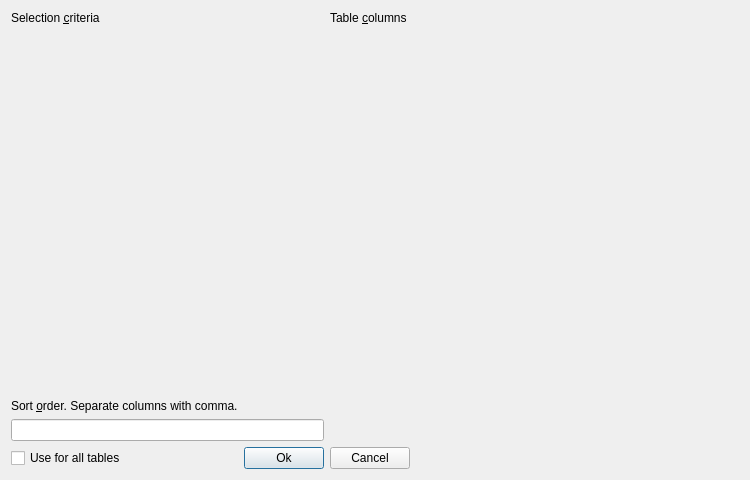
<?xml version="1.0" encoding="UTF-8"?>
<ui version="4.0" >
 <class>toResultContentFilterUI</class>
 <widget class="QDialog" name="toResultContentFilterUI" >
  <property name="geometry" >
   <rect>
    <x>0</x>
    <y>0</y>
    <width>750</width>
    <height>480</height>
   </rect>
  </property>
  <property name="windowTitle" >
   <string>Content editor filter settings</string>
  </property>
  <layout class="QGridLayout" >
   <property name="margin" >
    <number>11</number>
   </property>
   <property name="spacing" >
    <number>6</number>
   </property>
   <item row="5" column="1" >
    <widget class="QPushButton" name="PushButton1" >
     <property name="text" >
      <string>Ok</string>
     </property>
     <property name="default" >
      <bool>true</bool>
     </property>
    </widget>
   </item>
   <item row="3" column="0" colspan="2" >
    <widget class="QLineEdit" name="Order" />
   </item>
   <item row="0" column="0" >
    <widget class="QLabel" name="TextLabel1" >
     <property name="sizePolicy" >
      <sizepolicy vsizetype="Fixed" hsizetype="Minimum" >
       <horstretch>0</horstretch>
       <verstretch>0</verstretch>
      </sizepolicy>
     </property>
     <property name="toolTip" >
      <string>Selection criteria to use getting items to edit. Same as after where in a select clause.</string>
     </property>
     <property name="text" >
      <string>Selection &amp;criteria</string>
     </property>
     <property name="wordWrap" >
      <bool>false</bool>
     </property>
     <property name="buddy" >
      <cstring>Criteria</cstring>
     </property>
    </widget>
   </item>
   <item row="1" column="0" colspan="2" >
    <widget class="toSqlText" native="1" name="Criteria" >
     <property name="focusPolicy" >
      <enum>Qt::StrongFocus</enum>
     </property>
    </widget>
   </item>
   <item row="2" column="0" >
    <widget class="QLabel" name="TextLabel1_2" >
     <property name="sizePolicy" >
      <sizepolicy vsizetype="Fixed" hsizetype="Minimum" >
       <horstretch>0</horstretch>
       <verstretch>0</verstretch>
      </sizepolicy>
     </property>
     <property name="toolTip" >
      <string>The sort order to use when retreiving data from the database.</string>
     </property>
     <property name="text" >
      <string>Sort &amp;order. Separate columns with comma.</string>
     </property>
     <property name="wordWrap" >
      <bool>false</bool>
     </property>
     <property name="buddy" >
      <cstring>Order</cstring>
     </property>
    </widget>
   </item>
   <item rowspan="3" row="1" column="2" colspan="2" >
    <widget class="toResultCols" native="1" name="Columns" />
   </item>
   <item row="5" column="3" >
    <spacer>
     <property name="orientation" >
      <enum>Qt::Horizontal</enum>
     </property>
     <property name="sizeType" >
      <enum>QSizePolicy::Expanding</enum>
     </property>
     <property name="sizeHint" stdset="0" >
      <size>
       <width>20</width>
       <height>20</height>
      </size>
     </property>
    </spacer>
   </item>
   <item row="5" column="0" >
    <widget class="QCheckBox" name="AllTables" >
     <property name="text" >
      <string>Use for all tables</string>
     </property>
    </widget>
   </item>
   <item row="0" column="2" colspan="2" >
    <widget class="QLabel" name="TextLabel2" >
     <property name="sizePolicy" >
      <sizepolicy vsizetype="Fixed" hsizetype="Minimum" >
       <horstretch>0</horstretch>
       <verstretch>0</verstretch>
      </sizepolicy>
     </property>
     <property name="toolTip" >
      <string>Available column names in table.</string>
     </property>
     <property name="text" >
      <string>Table &amp;columns</string>
     </property>
     <property name="wordWrap" >
      <bool>false</bool>
     </property>
     <property name="buddy" >
      <cstring>Columns</cstring>
     </property>
    </widget>
   </item>
   <item row="5" column="2" >
    <widget class="QPushButton" name="PushButton3" >
     <property name="text" >
      <string>Cancel</string>
     </property>
    </widget>
   </item>
  </layout>
  <action name="actionCancel" >
   <property name="text" >
    <string>cancel</string>
   </property>
   <property name="shortcut" >
    <string>Esc</string>
   </property>
  </action>
  <zorder>PushButton1</zorder>
  <zorder>Order</zorder>
  <zorder>TextLabel1</zorder>
  <zorder>Criteria</zorder>
  <zorder>TextLabel1_2</zorder>
  <zorder>Columns</zorder>
  <zorder>AllTables</zorder>
  <zorder>TextLabel2</zorder>
  <zorder>PushButton3</zorder>
 </widget>
 <customwidgets>
  <customwidget>
   <class>toSqlText</class>
   <extends>QWidget</extends>
   <header>editor/tosqltext.h</header>
  </customwidget>
  <customwidget>
   <class>toResultCols</class>
   <extends>QWidget</extends>
   <header>tools/toresultcols.h</header>
  </customwidget>
 </customwidgets>
 <tabstops>
  <tabstop>Criteria</tabstop>
  <tabstop>Order</tabstop>
  <tabstop>PushButton1</tabstop>
 </tabstops>
 <resources/>
 <connections>
  <connection>
   <sender>PushButton1</sender>
   <signal>clicked()</signal>
   <receiver>toResultContentFilterUI</receiver>
   <slot>accept()</slot>
   <hints>
    <hint type="sourcelabel" >
     <x>20</x>
     <y>20</y>
    </hint>
    <hint type="destinationlabel" >
     <x>20</x>
     <y>20</y>
    </hint>
   </hints>
  </connection>
  <connection>
   <sender>PushButton3</sender>
   <signal>clicked()</signal>
   <receiver>toResultContentFilterUI</receiver>
   <slot>reject()</slot>
   <hints>
    <hint type="sourcelabel" >
     <x>20</x>
     <y>20</y>
    </hint>
    <hint type="destinationlabel" >
     <x>20</x>
     <y>20</y>
    </hint>
   </hints>
  </connection>
  <connection>
   <sender>actionCancel</sender>
   <signal>triggered()</signal>
   <receiver>toResultContentFilterUI</receiver>
   <slot>reject()</slot>
   <hints>
    <hint type="sourcelabel" >
     <x>-1</x>
     <y>-1</y>
    </hint>
    <hint type="destinationlabel" >
     <x>374</x>
     <y>239</y>
    </hint>
   </hints>
  </connection>
 </connections>
</ui>
